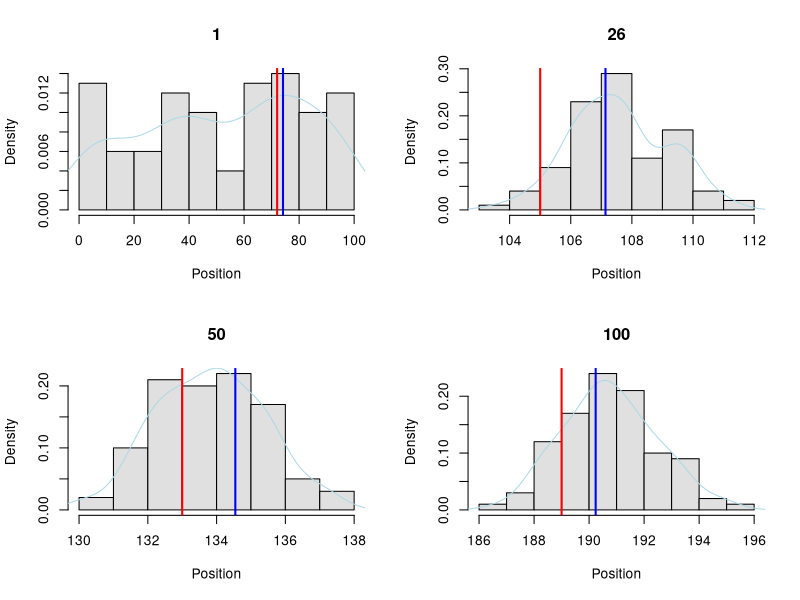
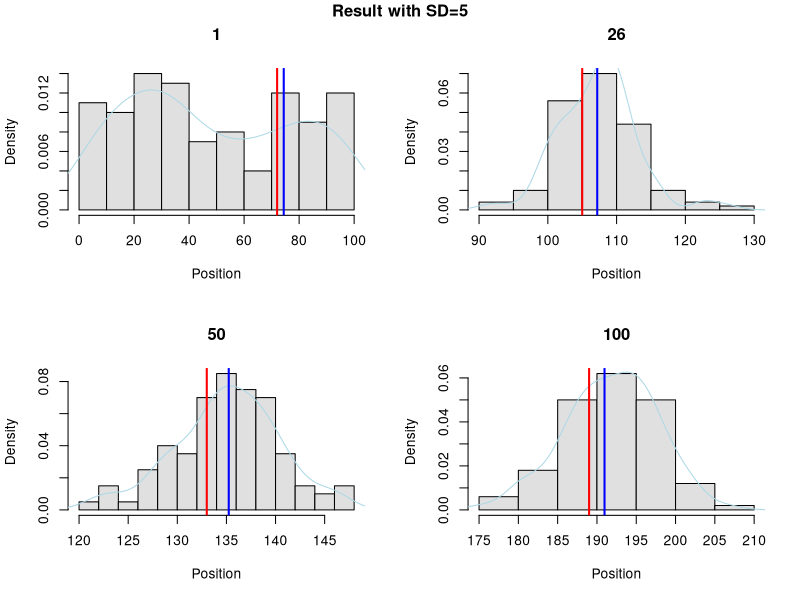
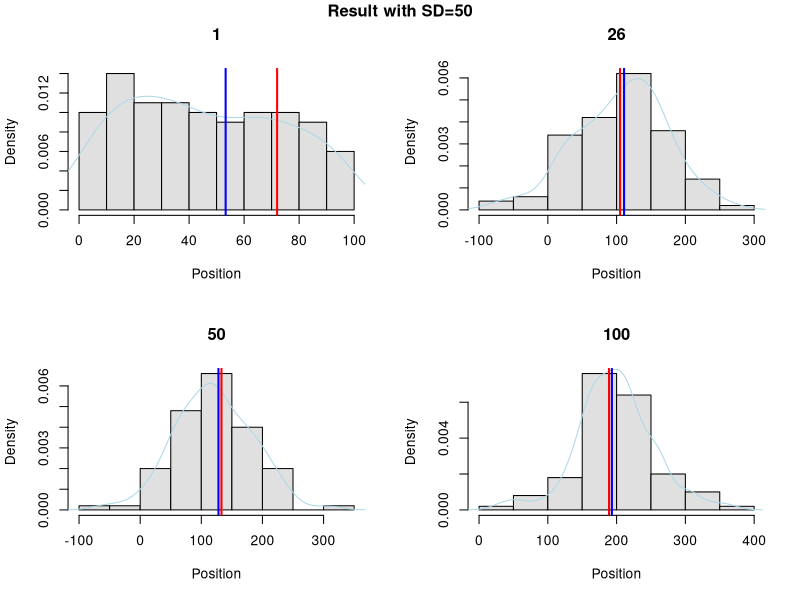
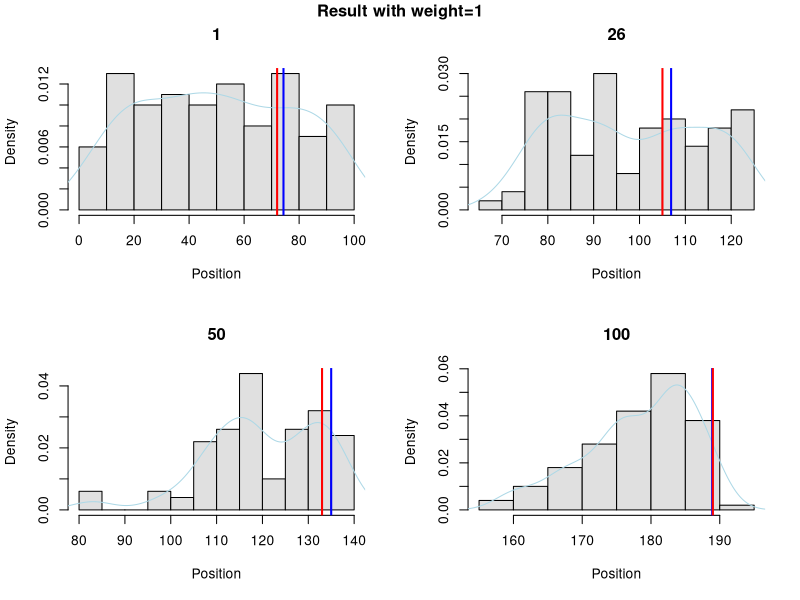

Here is the R script that generated these plots, in order:
## ---- chunk 1
knitr::opts_chunk$set(echo = TRUE)
## ---- chunk 2

# 1.

# seed for reproducible results
set.seed(12345)

# T = 100
Tsteps <- 100

# Vectors for true states and observations
Tstates <- c()
obs <- c()

# Initial model
init <- round(runif(1, 0, 100))

# simulation of 100 time steps
for(i in 1:Tsteps){
  
  if (i==1){
    Tstates[1] <- init
  }else{
    # select one model of mixtures
    mix_comp2 <- sample((0:2),1)
    Tstates[i] <- round(rnorm(1, Tstates[i-1]+mix_comp2, 1))  
  }
  
  # select one model of mixtures
  mix_comp <- sample((-1:1),1)
  # observation 
  obs[i] <- round(rnorm(1, Tstates[i]+mix_comp, 1))
}

# Print the results
list("True_location"=Tstates, "Expected_location"=obs)
## ---- chunk 3

# particle filter

# emission model
emi_model <- function(z, sd){
  # select one model of mixtures
  mix_comp <- sample((-1:1), 1)
  
  rnorm(1, z+mix_comp, sd)
}

# transition model
trans_model <- function(z, sd){
  iter <- length(z)
  res <- c()
  
  for(i in 1:iter){
    mix_comp <- sample((0:2), 1)
    res[i] <- rnorm(1, z[i]+mix_comp, sd)
  }
  res
}

# density function
den_fun <- function(mean, input, sd){
  (dnorm(x=input, mean=mean, sd=sd)+
   dnorm(x=input, mean=mean+1, sd=sd)+
   dnorm(x=input, mean=mean-1, sd=sd))/3
}

# 100 particles
num_parti <- 100

particle <- function(weight=TRUE, sd=1){
  
  # lists for storing weights and particles
  Zn <- list()
  Wn <- list()
  
  # 100 samples
  Zn[[1]] <- runif(num_parti, 0 ,100)
  
  for(i in 1:Tsteps){
    
    numer <- sapply(X = Zn[[i]], FUN = den_fun, input=obs[i], sd=sd)
    Wn[[i]] <- numer / sum(numer)
    
    if(i==Tsteps){break}
    
    # correction and prediction
    if(weight==TRUE){
      ind <- sample(1:num_parti, 100, replace=TRUE, prob=Wn[[i]])
    }else{
      ind <- sample(1:num_parti, 100, replace=TRUE)
    }
    
    # new particle
    Zn[[i+1]] <- trans_model(Zn[[i]][ind], sd=sd)
  }
  list("Weights"=Wn, "Particles"=Zn)
}

res <- particle()

parti_plot <- function(res){
  Wn <- res$Weights
  Zn <- res$Particles
  
  par(mfrow=c(2,2))
  for(i in c(1,26,50,100)){
    hist(Zn[[i]], freq = FALSE, col="grey88", breaks=10,
         main=i, xlab="Position")
    lines(density(Zn[[i]]), col="lightblue")
    abline(v=sum(Wn[[i]]*Zn[[i]]), col="blue", lwd=2) # Prediction
    abline(v=Tstates[i], col="Red", lwd=2) # True State
  }
}

parti_plot(res)
## ---- chunk 4

# 2.

# result with SD=5
res5 <- particle(sd=5)
parti_plot(res5)
title("Result with SD=5", outer=TRUE, line=-1)

# result with SD=50
res50 <- particle(sd=50)
parti_plot(res50)
title("Result with SD=50", outer=TRUE, line=-1)
## ---- chunk 5

# 3. 

res_nofil <- particle(weight = FALSE)
parti_plot(res_nofil)
title("Result with weight=1", outer=TRUE, line=-1)

